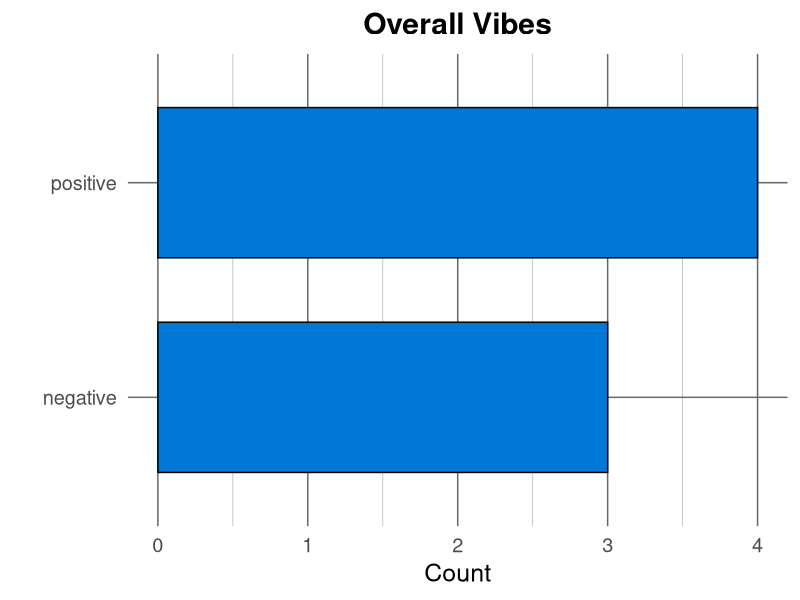

Write R code to recreate this figure. (Note: this script raises an error after producing the figure.)
## ---- chunk 1

## ---- chunk 2
library(tidyverse)
library(knitr)
# Remember to compile
# xaringan::inf_mr(cast_from = "..")
## ---- chunk 3
library(tidytext)
library(dplyr)
library(ggplot2)

# Sample text data
texts <- c(
  "I love this product! It's amazing.",
  "This is terrible. I hate it.",
  "It's okay, nothing special.",
  "Wow, absolutely fantastic experience!",
  "Disappointed with the quality."
)

# Create a tibble
df <- tibble(text = texts)
## ---- chunk 4
sentiment_scores <- df %>%
  unnest_tokens(word, text) %>%
  inner_join(get_sentiments("bing")) %>%
  count(sentiment) %>%
  spread(sentiment, n, fill = 0) %>%
  mutate(sentiment_score = positive - negative)

sentiment_scores
## ---- chunk 5
df %>%
  unnest_tokens(word, text) %>%
  inner_join(get_sentiments("bing")) %>%
  ggplot(aes(x = sentiment)) +
  geom_bar(fill = "#0078D7", color = "black", width = 0.7) + # Darker blue bars with black borders
  coord_flip() +
  theme_minimal(base_size = 18) + # Larger text for better readability
  theme(
    panel.background = element_rect(fill = "white", color = NA), # Match background color to slide
    plot.background = element_rect(fill = "white", color = NA),
    text = element_text(color = "black"), # Match font color to slide
    plot.title = element_text(face = "bold", hjust = 0.5),
    panel.grid.major = element_line(color = "gray40", linewidth = 0.5), # Use `linewidth` for gridline thickness
    panel.grid.minor = element_line(color = "gray70", linewidth = 0.25)  # Use `linewidth` for minor gridlines
  ) +
  labs(
    title = "Overall Vibes",
    x = "",
    y = "Count"
  )

## ---- chunk 6
knitr::include_graphics("img/An image illustrating automated content creation.png")
## ---- chunk 7
library(tidytext)
library(dplyr)
library(stringr)

# Sample text
text <- "The quick brown fox jumps over the lazy dog. The dog barks at the fox. The fox runs away quickly."

# Tokenize and create word pairs
word_pairs <- tibble(text = text) %>%
  unnest_tokens(word, text) %>%
  mutate(next_word = lead(word)) %>%
  na.omit()

word_pairs
## ---- chunk 8
# Create a simple Markov chain
markov_chain <- word_pairs %>%
  group_by(word) %>%
  summarise(next_words = list(next_word))

markov_chain
## ---- chunk 9
generate_text <- function(start_word, length = 10) {
  result <- start_word
  current_word <- start_word
  
  for (i in 1:length) {
    next_word_options <- markov_chain %>%
      filter(word == current_word) %>%
      pull(next_words) %>%
      unlist()
    
    if (length(next_word_options) == 0) break
    
    next_word <- sample(next_word_options, 1)
    result <- c(result, next_word)
    current_word <- next_word
  }
  
  str_c(result, collapse = " ")
}
## ---- chunk 10
# Generate a sentence
cat(generate_text("the", 8))
## ---- chunk 11
library(tidytext)
library(dplyr)

context <- "The Eiffel Tower is a wrought-iron lattice tower on the Champ de Mars in Paris, France. 
It is named after the engineer Gustave Eiffel, whose company designed and built the Tower."

question <- "Who designed the Eiffel Tower?"

# Tokenize context and question
context_tokens <- tibble(text = context) %>%
  unnest_tokens(word, text)

question_tokens <- tibble(text = question) %>%
  unnest_tokens(word, text)

# Simple word overlap for demonstration
matching_words <- intersect(context_tokens$word, question_tokens$word)

# Find sentence with most matching words
sentences <- tibble(text = context) %>%
  unnest_tokens(sentence, text, token = "sentences")

best_sentence <- sentences %>%
  mutate(matches = sapply(sentence, function(s) {
    sum(matching_words %in% unlist(strsplit(s, " ")))
  })) %>%
  arrange(desc(matches)) %>%
  slice(1)

print(best_sentence$sentence)
## ---- chunk 12
library(tidytext)
library(dplyr)

context <- "The Eiffel Tower is a wrought-iron lattice tower on the Champ de Mars in Paris, France. It is named after the engineer Gustave Eiffel, whose company designed and built the tower."

question <- "Who designed the Eiffel Tower?"
## ---- chunk 13
context_tokens <- tibble(text = context) %>%
  unnest_tokens(word, text)

(question_tokens <- tibble(text = question) %>%
  unnest_tokens(word, text))
## ---- chunk 14
matching_words <- intersect(
  context_tokens$word, 
  question_tokens$word
)
## ---- chunk 15
sentences <- tibble(text = context) %>%
  unnest_tokens(sentence,
                text,
                token = "sentences")
## ---- chunk 16
best_sentence <- sentences %>%
  mutate(matches = sapply(sentence, function(s) {
    sum(matching_words %in% unlist(strsplit(s, " ")))
  }))
## ---- chunk 17
best_sentence <- best_sentence %>%
  arrange(desc(matches)) %>%
  slice(1)
## ---- chunk 18
print(best_sentence$sentence)
